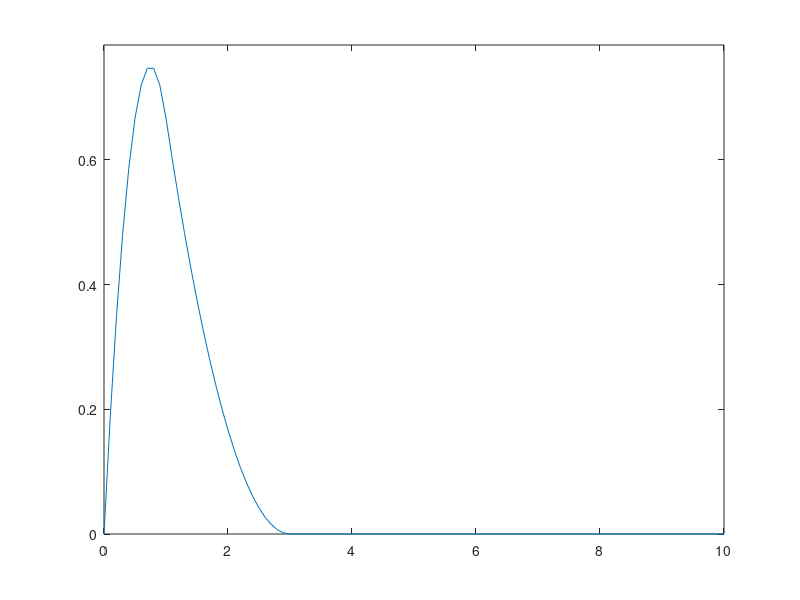

The MATLAB script that drew this image: (Note: this script raises an error after producing the figure.)
S = 3;
t_knot = linspace(0,10,11)';
t_knot(3) = [];
t_knot(5) = [];

t = linspace(0,10,101)';

% if S == 3
%     addpath('./cubic_splines');
%     spline = @(t) cspline(t);
%     spline_t = @(t) cspline_t(t);
%     spline_tt = @(t) cspline_tt(t);
%     spline_ttt = @(t) cspline_ttt(t);
% elseif S == 5
%     addpath('./quintic_splines');
%     spline = @(t) qspline(t);
%     spline_t = @(t) qspline_t(t);
%     spline_tt = @(t) qspline_tt(t);
%     spline_ttt = @(t) qspline_ttt(t);
% else
%     disp('Whoops! I only know how to deal with splines of order 3 and 5.')
%     return;
% end

% Now we need to add knot points past the beginning and end.
%
% M is given as the number of splines on the interval [t(1), t(end)]. We
% need to add extra splines before an after this, depending on order of the
% spline.
% pre_knots = t_knot(1) + (t_knot(2)-t_knot(1))*(-floor(S/2):-1)';
% post_knots = t_knot(end) + (t_knot(end)-t_knot(end-1))*(1:floor(S/2))';
%t_knot = [pre_knots; t_knot; post_knots];
t_knot = [repmat(t_knot(1),S,1); t_knot; repmat(t_knot(end),S,1)];
dt_knot = diff(t_knot);
t_knot2 = t_knot + [dt_knot; dt_knot(end)];

% numer of knots
M = length(t_knot);

% number of collocation points
N = length(t);

% Rows are the N collocation points
% Columns are the M splines
X = zeros(N,M);
for t_i=1:N % loop through all N collocation points
    %i = find(t(t_i)<t_knot,1,'first')-1;
    results = find( t(t_i) >= t_knot & t(t_i) < t_knot2,1,'last' );
    
    if isempty(results)
    	i = M;
    else
        i = results;
    end
    
    delta_r = zeros(S,1);
    delta_l = zeros(S,1);
    b = zeros(S,1); b(1) = 1;
    
    for j=1:(S-1) % loop through splines of increasing order
        if (i+1-j) < 1 || i+j > M
            continue;
        end
       delta_r(j) = t_knot(i+j) - t(t_i);
       delta_l(j) = t(t_i) - t_knot(i+1-j);
       
       saved = 0;
       for r=1:j % loop through the nonzero splines
           term = b(r)/(delta_r(r) + delta_l(j+1-r));
           b(r) = saved + delta_r(r)*term;
           saved = delta_l(j+1-r)*term;
       end
       b(j+1) = saved;
    end
    
    indices = max(1,i-S+1):i;
    X(t_i,indices) = b(1:length(indices));
    
end

k=3;
figure, plot(t,X(:,k)),ylim([min(X(:,k))*1.05 max(X(:,k))*1.05]),vlines(t_knot,'g--')

figure
plot(t,X)
ylim([min(min(X))*1.05 max(max(X))*1.05])
vlines(t_knot,'g--')